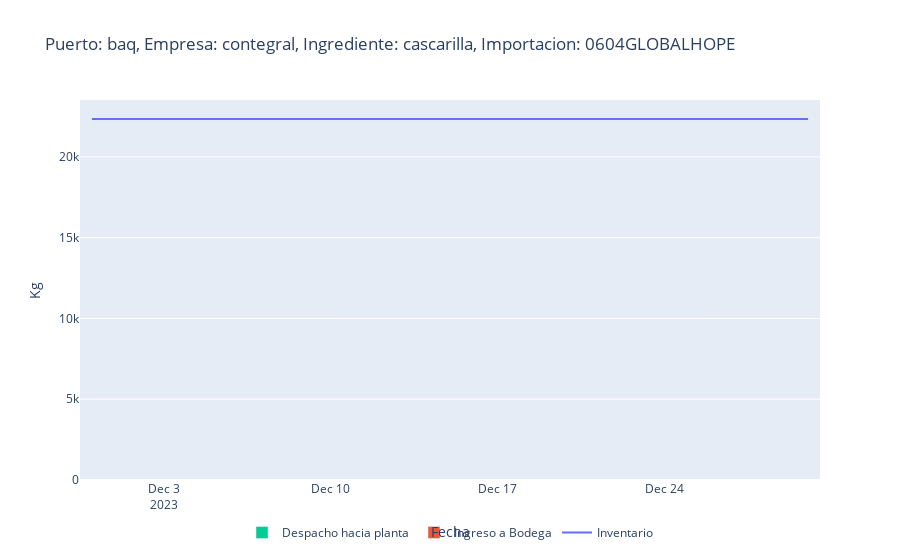
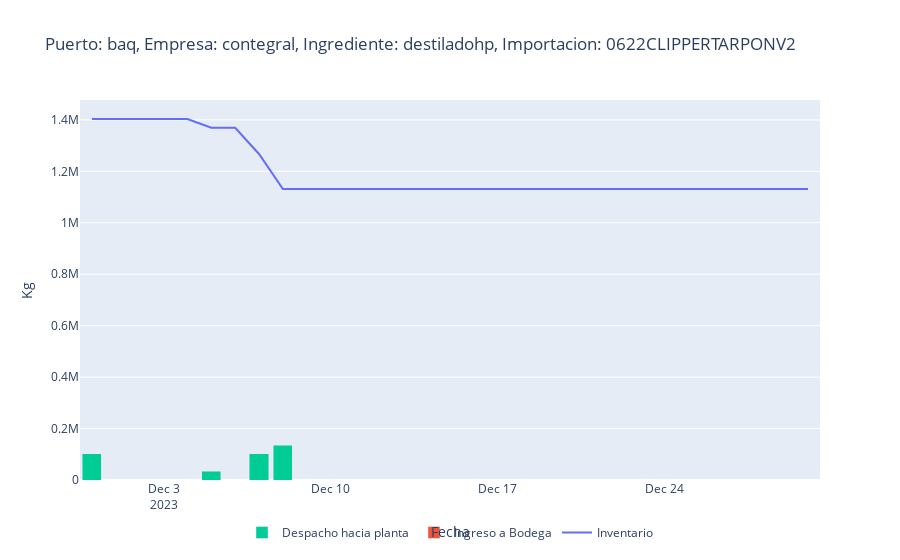
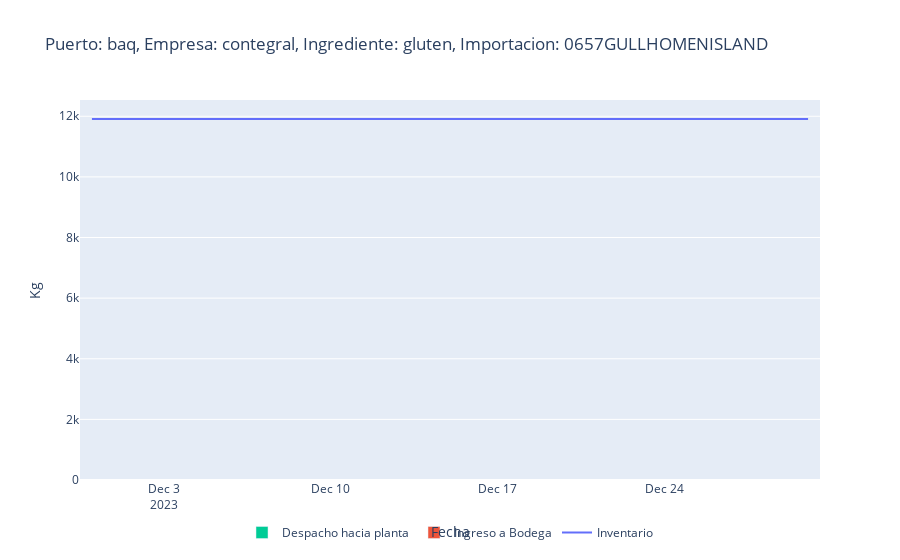
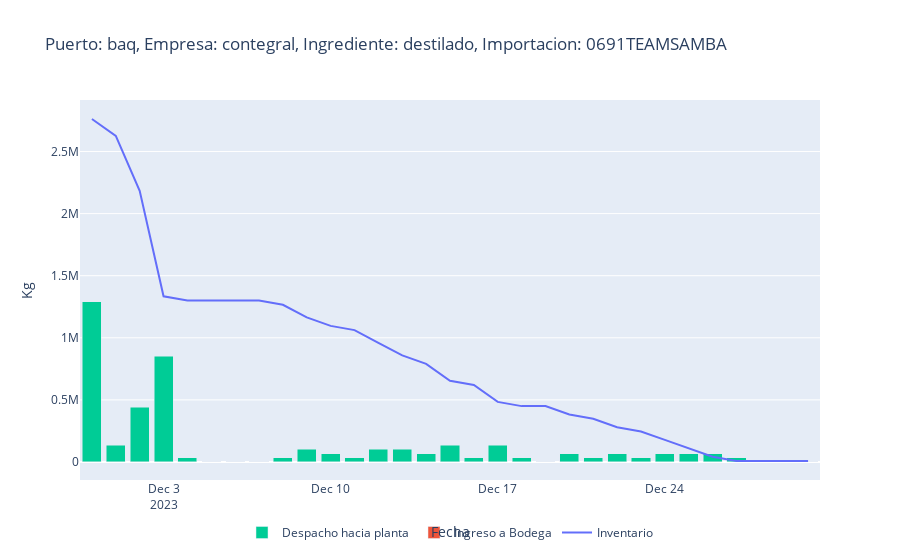

Notebook code cell kept with these figures, in order:
### Code cell
grupo_puerto = puerto_df.groupby(by=['puerto', 'empresa', 'importacion', 'ingrediente'])[
    ['inventario_kg']].sum().reset_index()
grupo_puerto = grupo_puerto[grupo_puerto['inventario_kg'] > 0]
grupo_puerto

for i in grupo_puerto.index:
    puerto = grupo_puerto.loc[i]['puerto']
    empresa = grupo_puerto.loc[i]['empresa']
    importacion = grupo_puerto.loc[i]['importacion']
    ingrediente = grupo_puerto.loc[i]['ingrediente']

    fig = dibujar_inventario_puerto(df=puerto_df,
                                    empresa=empresa,
                                    puerto=puerto,
                                    ingrediente=ingrediente,
                                    importacion=importacion)
    fig.show()

### Figure 1 — Plotly figure (JSON) as saved in the notebook; plotly's stock layout.template omitted (floating-point values rounded to 4 significant figures)
{"data": [{"mode": "lines", "name": "Inventario", "type": "scatter", "x": ["2023-11-30T00:00:00", "2023-12-01T00:00:00", "2023-12-02T00:00:00", "2023-12-03T00:00:00", "2023-12-04T00:00:00", "2023-12-05T00:00:00", "2023-12-06T00:00:00", "2023-12-07T00:00:00", "2023-12-08T00:00:00", "2023-12-09T00:00:00", "2023-12-10T00:00:00", "2023-12-11T00:00:00", "2023-12-12T00:00:00", "2023-12-13T00:00:00", "2023-12-14T00:00:00", "2023-12-15T00:00:00", "2023-12-16T00:00:00", "2023-12-17T00:00:00", "2023-12-18T00:00:00", "2023-12-19T00:00:00", "2023-12-20T00:00:00", "2023-12-21T00:00:00", "2023-12-22T00:00:00", "2023-12-23T00:00:00", "2023-12-24T00:00:00", "2023-12-25T00:00:00", "2023-12-26T00:00:00", "2023-12-27T00:00:00", "2023-12-28T00:00:00", "2023-12-29T00:00:00", "2023-12-30T00:00:00"], "y": [22348, 22348, 22348, 22348, 22348, 22348, 22348, 22348, 22348, 22348, 22348, 22348, 22348, 22348, 22348, 22348, 22348, 22348, 22348, 22348, 22348, 22348, 22348, 22348, 22348, 22348, 22348, 22348, 22348, 22348, 22348]}, {"name": "Ingreso a Bodega", "type": "bar", "x": ["2023-11-30T00:00:00", "2023-12-01T00:00:00", "2023-12-02T00:00:00", "2023-12-03T00:00:00", "2023-12-04T00:00:00", "2023-12-05T00:00:00", "2023-12-06T00:00:00", "2023-12-07T00:00:00", "2023-12-08T00:00:00", "2023-12-09T00:00:00", "2023-12-10T00:00:00", "2023-12-11T00:00:00", "2023-12-12T00:00:00", "2023-12-13T00:00:00", "2023-12-14T00:00:00", "2023-12-15T00:00:00", "2023-12-16T00:00:00", "2023-12-17T00:00:00", "2023-12-18T00:00:00", "2023-12-19T00:00:00", "2023-12-20T00:00:00", "2023-12-21T00:00:00", "2023-12-22T00:00:00", "2023-12-23T00:00:00", "2023-12-24T00:00:00", "2023-12-25T00:00:00", "2023-12-26T00:00:00", "2023-12-27T00:00:00", "2023-12-28T00:00:00", "2023-12-29T00:00:00", "2023-12-30T00:00:00"], "y": [0, 0, 0, 0, 0, 0, 0, 0, 0, 0, 0, 0, 0, 0, 0, 0, 0, 0, 0, 0, 0, 0, 0, 0, 0, 0, 0, 0, 0, 0, 0]}, {"hovertext": ["Directos: []", "Directos: []", "Directos: []", "Directos: []", "Directos: []", "Directos: []", "Directos: []", "Directos: []", "Directos: []", "Directos: []", "Directos: []", "Directos: []", "Directos: []", "Directos: []", "Directos: []", "Directos: []", "Directos: []", "Directos: []", "Directos: []", "Directos: []", "Directos: []", "Directos: []", "Directos: []", "Directos: []", "Directos: []", "Directos: []", "Directos: []", "Directos: []", "Directos: []", "Directos: []", "Directos: []"], "name": "Despacho hacia planta", "type": "bar", "x": ["2023-11-30T00:00:00", "2023-12-01T00:00:00", "2023-12-02T00:00:00", "2023-12-03T00:00:00", "2023-12-04T00:00:00", "2023-12-05T00:00:00", "2023-12-06T00:00:00", "2023-12-07T00:00:00", "2023-12-08T00:00:00", "2023-12-09T00:00:00", "2023-12-10T00:00:00", "2023-12-11T00:00:00", "2023-12-12T00:00:00", "2023-12-13T00:00:00", "2023-12-14T00:00:00", "2023-12-15T00:00:00", "2023-12-16T00:00:00", "2023-12-17T00:00:00", "2023-12-18T00:00:00", "2023-12-19T00:00:00", "2023-12-20T00:00:00", "2023-12-21T00:00:00", "2023-12-22T00:00:00", "2023-12-23T00:00:00", "2023-12-24T00:00:00", "2023-12-25T00:00:00", "2023-12-26T00:00:00", "2023-12-27T00:00:00", "2023-12-28T00:00:00", "2023-12-29T00:00:00", "2023-12-30T00:00:00"], "y": [0, 0, 0, 0, 0, 0, 0, 0, 0, 0, 0, 0, 0, 0, 0, 0, 0, 0, 0, 0, 0, 0, 0, 0, 0, 0, 0, 0, 0, 0, 0]}], "layout": {"barmode": "stack", "legend": {"orientation": "h", "x": 0.5, "xanchor": "center"}, "showlegend": true, "title": {"text": "Puerto: baq, Empresa: contegral, Ingrediente: cascarilla, Importacion: 0604GLOBALHOPE"}, "xaxis": {"tickangle": 0, "title": {"text": "Fecha"}}, "yaxis": {"title": {"text": "Kg"}}}}

### Figure 2 — Plotly figure (JSON) as saved in the notebook; plotly's stock layout.template omitted (floating-point values rounded to 4 significant figures)
{"data": [{"mode": "lines", "name": "Inventario", "type": "scatter", "x": ["2023-11-30T00:00:00", "2023-12-01T00:00:00", "2023-12-02T00:00:00", "2023-12-03T00:00:00", "2023-12-04T00:00:00", "2023-12-05T00:00:00", "2023-12-06T00:00:00", "2023-12-07T00:00:00", "2023-12-08T00:00:00", "2023-12-09T00:00:00", "2023-12-10T00:00:00", "2023-12-11T00:00:00", "2023-12-12T00:00:00", "2023-12-13T00:00:00", "2023-12-14T00:00:00", "2023-12-15T00:00:00", "2023-12-16T00:00:00", "2023-12-17T00:00:00", "2023-12-18T00:00:00", "2023-12-19T00:00:00", "2023-12-20T00:00:00", "2023-12-21T00:00:00", "2023-12-22T00:00:00", "2023-12-23T00:00:00", "2023-12-24T00:00:00", "2023-12-25T00:00:00", "2023-12-26T00:00:00", "2023-12-27T00:00:00", "2023-12-28T00:00:00", "2023-12-29T00:00:00", "2023-12-30T00:00:00"], "y": [1403462, 1403462, 1403462, 1403462, 1403462, 1369462, 1369462, 1267462, 1131462, 1131462, 1131462, 1131462, 1131462, 1131462, 1131462, 1131462, 1131462, 1131462, 1131462, 1131462, 1131462, 1131462, 1131462, 1131462, 1131462, 1131462, 1131462, 1131462, 1131462, 1131462, 1131462]}, {"name": "Ingreso a Bodega", "type": "bar", "x": ["2023-11-30T00:00:00", "2023-12-01T00:00:00", "2023-12-02T00:00:00", "2023-12-03T00:00:00", "2023-12-04T00:00:00", "2023-12-05T00:00:00", "2023-12-06T00:00:00", "2023-12-07T00:00:00", "2023-12-08T00:00:00", "2023-12-09T00:00:00", "2023-12-10T00:00:00", "2023-12-11T00:00:00", "2023-12-12T00:00:00", "2023-12-13T00:00:00", "2023-12-14T00:00:00", "2023-12-15T00:00:00", "2023-12-16T00:00:00", "2023-12-17T00:00:00", "2023-12-18T00:00:00", "2023-12-19T00:00:00", "2023-12-20T00:00:00", "2023-12-21T00:00:00", "2023-12-22T00:00:00", "2023-12-23T00:00:00", "2023-12-24T00:00:00", "2023-12-25T00:00:00", "2023-12-26T00:00:00", "2023-12-27T00:00:00", "2023-12-28T00:00:00", "2023-12-29T00:00:00", "2023-12-30T00:00:00"], "y": [0, 0, 0, 0, 0, 0, 0, 0, 0, 0, 0, 0, 0, 0, 0, 0, 0, 0, 0, 0, 0, 0, 0, 0, 0, 0, 0, 0, 0, 0, 0]}, {"hovertext": ["Directos: [neiva (1.0), bogota (1.0), ibague (1.0)]", "Directos: []", "Directos: []", "Directos: []", "Directos: []", "Directos: [cartago (1.0)]", "Directos: []", "Directos: [bogota (3.0)]", "Directos: [envigado (1.0), cartago (3.0)]", "Directos: []", "Directos: []", "Directos: []", "Directos: []", "Directos: []", "Directos: []", "Directos: []", "Directos: []", "Directos: []", "Directos: []", "Directos: []", "Directos: []", "Directos: []", "Directos: []", "Directos: []", "Directos: []", "Directos: []", "Directos: []", "Directos: []", "Directos: []", "Directos: []", "Directos: []"], "name": "Despacho hacia planta", "type": "bar", "x": ["2023-11-30T00:00:00", "2023-12-01T00:00:00", "2023-12-02T00:00:00", "2023-12-03T00:00:00", "2023-12-04T00:00:00", "2023-12-05T00:00:00", "2023-12-06T00:00:00", "2023-12-07T00:00:00", "2023-12-08T00:00:00", "2023-12-09T00:00:00", "2023-12-10T00:00:00", "2023-12-11T00:00:00", "2023-12-12T00:00:00", "2023-12-13T00:00:00", "2023-12-14T00:00:00", "2023-12-15T00:00:00", "2023-12-16T00:00:00", "2023-12-17T00:00:00", "2023-12-18T00:00:00", "2023-12-19T00:00:00", "2023-12-20T00:00:00", "2023-12-21T00:00:00", "2023-12-22T00:00:00", "2023-12-23T00:00:00", "2023-12-24T00:00:00", "2023-12-25T00:00:00", "2023-12-26T00:00:00", "2023-12-27T00:00:00", "2023-12-28T00:00:00", "2023-12-29T00:00:00", "2023-12-30T00:00:00"], "y": [102000, 0, 0, 0, 0, 34000, 0, 102000, 136000, 0, 0, 0, 0, 0, 0, 0, 0, 0, 0, 0, 0, 0, 0, 0, 0, 0, 0, 0, 0, 0, 0]}], "layout": {"barmode": "stack", "legend": {"orientation": "h", "x": 0.5, "xanchor": "center"}, "showlegend": true, "title": {"text": "Puerto: baq, Empresa: contegral, Ingrediente: destiladohp, Importacion: 0622CLIPPERTARPONV2"}, "xaxis": {"tickangle": 0, "title": {"text": "Fecha"}}, "yaxis": {"title": {"text": "Kg"}}}}

### Figure 3 — Plotly figure (JSON) as saved in the notebook; plotly's stock layout.template omitted (floating-point values rounded to 4 significant figures)
{"data": [{"mode": "lines", "name": "Inventario", "type": "scatter", "x": ["2023-11-30T00:00:00", "2023-12-01T00:00:00", "2023-12-02T00:00:00", "2023-12-03T00:00:00", "2023-12-04T00:00:00", "2023-12-05T00:00:00", "2023-12-06T00:00:00", "2023-12-07T00:00:00", "2023-12-08T00:00:00", "2023-12-09T00:00:00", "2023-12-10T00:00:00", "2023-12-11T00:00:00", "2023-12-12T00:00:00", "2023-12-13T00:00:00", "2023-12-14T00:00:00", "2023-12-15T00:00:00", "2023-12-16T00:00:00", "2023-12-17T00:00:00", "2023-12-18T00:00:00", "2023-12-19T00:00:00", "2023-12-20T00:00:00", "2023-12-21T00:00:00", "2023-12-22T00:00:00", "2023-12-23T00:00:00", "2023-12-24T00:00:00", "2023-12-25T00:00:00", "2023-12-26T00:00:00", "2023-12-27T00:00:00", "2023-12-28T00:00:00", "2023-12-29T00:00:00", "2023-12-30T00:00:00"], "y": [11910, 11910, 11910, 11910, 11910, 11910, 11910, 11910, 11910, 11910, 11910, 11910, 11910, 11910, 11910, 11910, 11910, 11910, 11910, 11910, 11910, 11910, 11910, 11910, 11910, 11910, 11910, 11910, 11910, 11910, 11910]}, {"name": "Ingreso a Bodega", "type": "bar", "x": ["2023-11-30T00:00:00", "2023-12-01T00:00:00", "2023-12-02T00:00:00", "2023-12-03T00:00:00", "2023-12-04T00:00:00", "2023-12-05T00:00:00", "2023-12-06T00:00:00", "2023-12-07T00:00:00", "2023-12-08T00:00:00", "2023-12-09T00:00:00", "2023-12-10T00:00:00", "2023-12-11T00:00:00", "2023-12-12T00:00:00", "2023-12-13T00:00:00", "2023-12-14T00:00:00", "2023-12-15T00:00:00", "2023-12-16T00:00:00", "2023-12-17T00:00:00", "2023-12-18T00:00:00", "2023-12-19T00:00:00", "2023-12-20T00:00:00", "2023-12-21T00:00:00", "2023-12-22T00:00:00", "2023-12-23T00:00:00", "2023-12-24T00:00:00", "2023-12-25T00:00:00", "2023-12-26T00:00:00", "2023-12-27T00:00:00", "2023-12-28T00:00:00", "2023-12-29T00:00:00", "2023-12-30T00:00:00"], "y": [0, 0, 0, 0, 0, 0, 0, 0, 0, 0, 0, 0, 0, 0, 0, 0, 0, 0, 0, 0, 0, 0, 0, 0, 0, 0, 0, 0, 0, 0, 0]}, {"hovertext": ["Directos: []", "Directos: []", "Directos: []", "Directos: []", "Directos: []", "Directos: []", "Directos: []", "Directos: []", "Directos: []", "Directos: []", "Directos: []", "Directos: []", "Directos: []", "Directos: []", "Directos: []", "Directos: []", "Directos: []", "Directos: []", "Directos: []", "Directos: []", "Directos: []", "Directos: []", "Directos: []", "Directos: []", "Directos: []", "Directos: []", "Directos: []", "Directos: []", "Directos: []", "Directos: []", "Directos: []"], "name": "Despacho hacia planta", "type": "bar", "x": ["2023-11-30T00:00:00", "2023-12-01T00:00:00", "2023-12-02T00:00:00", "2023-12-03T00:00:00", "2023-12-04T00:00:00", "2023-12-05T00:00:00", "2023-12-06T00:00:00", "2023-12-07T00:00:00", "2023-12-08T00:00:00", "2023-12-09T00:00:00", "2023-12-10T00:00:00", "2023-12-11T00:00:00", "2023-12-12T00:00:00", "2023-12-13T00:00:00", "2023-12-14T00:00:00", "2023-12-15T00:00:00", "2023-12-16T00:00:00", "2023-12-17T00:00:00", "2023-12-18T00:00:00", "2023-12-19T00:00:00", "2023-12-20T00:00:00", "2023-12-21T00:00:00", "2023-12-22T00:00:00", "2023-12-23T00:00:00", "2023-12-24T00:00:00", "2023-12-25T00:00:00", "2023-12-26T00:00:00", "2023-12-27T00:00:00", "2023-12-28T00:00:00", "2023-12-29T00:00:00", "2023-12-30T00:00:00"], "y": [0, 0, 0, 0, 0, 0, 0, 0, 0, 0, 0, 0, 0, 0, 0, 0, 0, 0, 0, 0, 0, 0, 0, 0, 0, 0, 0, 0, 0, 0, 0]}], "layout": {"barmode": "stack", "legend": {"orientation": "h", "x": 0.5, "xanchor": "center"}, "showlegend": true, "title": {"text": "Puerto: baq, Empresa: contegral, Ingrediente: gluten, Importacion: 0657GULLHOMENISLAND"}, "xaxis": {"tickangle": 0, "title": {"text": "Fecha"}}, "yaxis": {"title": {"text": "Kg"}}}}

### Figure 4 — Plotly figure (JSON) as saved in the notebook; plotly's stock layout.template omitted (floating-point values rounded to 4 significant figures)
{"data": [{"mode": "lines", "name": "Inventario", "type": "scatter", "x": ["2023-11-30T00:00:00", "2023-12-01T00:00:00", "2023-12-02T00:00:00", "2023-12-03T00:00:00", "2023-12-04T00:00:00", "2023-12-05T00:00:00", "2023-12-06T00:00:00", "2023-12-07T00:00:00", "2023-12-08T00:00:00", "2023-12-09T00:00:00", "2023-12-10T00:00:00", "2023-12-11T00:00:00", "2023-12-12T00:00:00", "2023-12-13T00:00:00", "2023-12-14T00:00:00", "2023-12-15T00:00:00", "2023-12-16T00:00:00", "2023-12-17T00:00:00", "2023-12-18T00:00:00", "2023-12-19T00:00:00", "2023-12-20T00:00:00", "2023-12-21T00:00:00", "2023-12-22T00:00:00", "2023-12-23T00:00:00", "2023-12-24T00:00:00", "2023-12-25T00:00:00", "2023-12-26T00:00:00", "2023-12-27T00:00:00", "2023-12-28T00:00:00", "2023-12-29T00:00:00", "2023-12-30T00:00:00"], "y": [2761878, 2625878, 2183878, 1333878, 1299878, 1299878, 1299878, 1299878, 1265878, 1163878, 1095878, 1061878, 959878, 857878, 789878, 653878, 619878, 483878, 449878, 449878, 381878, 347878, 279878, 245878, 177878, 109878, 41878, 7878, 7878, 7878, 7878]}, {"name": "Ingreso a Bodega", "type": "bar", "x": ["2023-11-30T00:00:00", "2023-12-01T00:00:00", "2023-12-02T00:00:00", "2023-12-03T00:00:00", "2023-12-04T00:00:00", "2023-12-05T00:00:00", "2023-12-06T00:00:00", "2023-12-07T00:00:00", "2023-12-08T00:00:00", "2023-12-09T00:00:00", "2023-12-10T00:00:00", "2023-12-11T00:00:00", "2023-12-12T00:00:00", "2023-12-13T00:00:00", "2023-12-14T00:00:00", "2023-12-15T00:00:00", "2023-12-16T00:00:00", "2023-12-17T00:00:00", "2023-12-18T00:00:00", "2023-12-19T00:00:00", "2023-12-20T00:00:00", "2023-12-21T00:00:00", "2023-12-22T00:00:00", "2023-12-23T00:00:00", "2023-12-24T00:00:00", "2023-12-25T00:00:00", "2023-12-26T00:00:00", "2023-12-27T00:00:00", "2023-12-28T00:00:00", "2023-12-29T00:00:00", "2023-12-30T00:00:00"], "y": [0, 0, 0, 0, 0, 0, 0, 0, 0, 0, 0, 0, 0, 0, 0, 0, 0, 0, 0, 0, 0, 0, 0, 0, 0, 0, 0, 0, 0, 0, 0]}, {"hovertext": ["Directos: [envigado (27.0), bogota (4.0), ibague (5.0), itagui (2.0)]", "Directos: [ibague (2.0), itagui (2.0)]", "Directos: [bogota (1.0), bmanga (2.0), cienaga (10.0)]", "Directos: [envigado (5.0), bogota (4.0), ibague (5.0), itagui (6.0), bmanga (5.0)]", "Directos: [envigado (1.0)]", "Directos: []", "Directos: []", "Directos: []", "Directos: [ibague (1.0)]", "Directos: [bogota (2.0), itagui (1.0)]", "Directos: [bogota (2.0)]", "Directos: [itagui (1.0)]", "Directos: [bogota (2.0), itagui (1.0)]", "Directos: [envigado (1.0), bogota (2.0)]", "Directos: [bogota (1.0), itagui (1.0)]", "Directos: [bogota (2.0), ibague (1.0), itagui (1.0)]", "Directos: [bogota (1.0)]", "Directos: [bogota (4.0)]", "Directos: [bmanga (1.0)]", "Directos: []", "Directos: [bogota (2.0)]", "Directos: [itagui (1.0)]", "Directos: [bogota (2.0)]", "Directos: [bogota (1.0)]", "Directos: [bogota (2.0)]", "Directos: [envigado (1.0), bogota (1.0)]", "Directos: [bogota (2.0)]", "Directos: [itagui (1.0)]", "Directos: []", "Directos: []", "Directos: []"], "name": "Despacho hacia planta", "type": "bar", "x": ["2023-11-30T00:00:00", "2023-12-01T00:00:00", "2023-12-02T00:00:00", "2023-12-03T00:00:00", "2023-12-04T00:00:00", "2023-12-05T00:00:00", "2023-12-06T00:00:00", "2023-12-07T00:00:00", "2023-12-08T00:00:00", "2023-12-09T00:00:00", "2023-12-10T00:00:00", "2023-12-11T00:00:00", "2023-12-12T00:00:00", "2023-12-13T00:00:00", "2023-12-14T00:00:00", "2023-12-15T00:00:00", "2023-12-16T00:00:00", "2023-12-17T00:00:00", "2023-12-18T00:00:00", "2023-12-19T00:00:00", "2023-12-20T00:00:00", "2023-12-21T00:00:00", "2023-12-22T00:00:00", "2023-12-23T00:00:00", "2023-12-24T00:00:00", "2023-12-25T00:00:00", "2023-12-26T00:00:00", "2023-12-27T00:00:00", "2023-12-28T00:00:00", "2023-12-29T00:00:00", "2023-12-30T00:00:00"], "y": [1292000, 136000, 442000, 850000, 34000, 0, 0, 0, 34000, 102000, 68000, 34000, 102000, 102000, 68000, 136000, 34000, 136000, 34000, 0, 68000, 34000, 68000, 34000, 68000, 68000, 68000, 34000, 0, 0, 0]}], "layout": {"barmode": "stack", "legend": {"orientation": "h", "x": 0.5, "xanchor": "center"}, "showlegend": true, "title": {"text": "Puerto: baq, Empresa: contegral, Ingrediente: destilado, Importacion: 0691TEAMSAMBA"}, "xaxis": {"tickangle": 0, "title": {"text": "Fecha"}}, "yaxis": {"title": {"text": "Kg"}}}}
